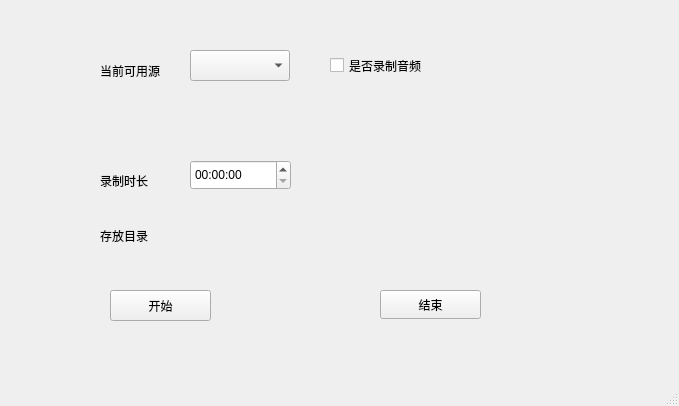
<?xml version="1.0" encoding="UTF-8"?>
<ui version="4.0">
 <class>MainWindow</class>
 <widget class="QMainWindow" name="MainWindow">
  <property name="geometry">
   <rect>
    <x>0</x>
    <y>0</y>
    <width>679</width>
    <height>406</height>
   </rect>
  </property>
  <property name="windowTitle">
   <string>MainWindow</string>
  </property>
  <widget class="QWidget" name="centralwidget">
   <widget class="QPushButton" name="btn_start">
    <property name="geometry">
     <rect>
      <x>110</x>
      <y>290</y>
      <width>101</width>
      <height>31</height>
     </rect>
    </property>
    <property name="text">
     <string>开始</string>
    </property>
   </widget>
   <widget class="QPushButton" name="btn_stop">
    <property name="geometry">
     <rect>
      <x>380</x>
      <y>290</y>
      <width>101</width>
      <height>29</height>
     </rect>
    </property>
    <property name="text">
     <string>结束</string>
    </property>
   </widget>
   <widget class="QLabel" name="label">
    <property name="geometry">
     <rect>
      <x>100</x>
      <y>50</y>
      <width>101</width>
      <height>41</height>
     </rect>
    </property>
    <property name="text">
     <string>当前可用源</string>
    </property>
   </widget>
   <widget class="QLabel" name="label_2">
    <property name="geometry">
     <rect>
      <x>100</x>
      <y>160</y>
      <width>61</width>
      <height>41</height>
     </rect>
    </property>
    <property name="text">
     <string>录制时长</string>
    </property>
   </widget>
   <widget class="QTimeEdit" name="timeEdit">
    <property name="geometry">
     <rect>
      <x>190</x>
      <y>160</y>
      <width>101</width>
      <height>30</height>
     </rect>
    </property>
   </widget>
   <widget class="QComboBox" name="comboBox">
    <property name="geometry">
     <rect>
      <x>190</x>
      <y>50</y>
      <width>100</width>
      <height>31</height>
     </rect>
    </property>
   </widget>
   <widget class="QCheckBox" name="checkBox">
    <property name="geometry">
     <rect>
      <x>330</x>
      <y>55</y>
      <width>121</width>
      <height>21</height>
     </rect>
    </property>
    <property name="text">
     <string>是否录制音频</string>
    </property>
   </widget>
   <widget class="QLabel" name="label_3">
    <property name="geometry">
     <rect>
      <x>100</x>
      <y>220</y>
      <width>54</width>
      <height>31</height>
     </rect>
    </property>
    <property name="text">
     <string>存放目录</string>
    </property>
   </widget>
  </widget>
  <widget class="QMenuBar" name="menubar">
   <property name="geometry">
    <rect>
     <x>0</x>
     <y>0</y>
     <width>679</width>
     <height>23</height>
    </rect>
   </property>
  </widget>
  <widget class="QStatusBar" name="statusbar"/>
 </widget>
 <resources/>
 <connections/>
</ui>
